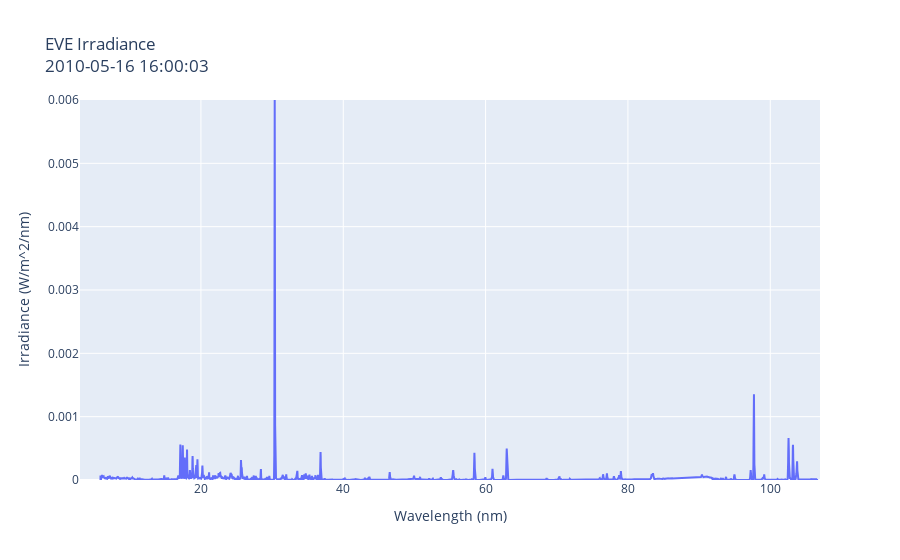

Notebook code cell kept with this figure:
### Code cell
eve_data=scipy.io.readsav(eve_full_files[400])
wavelength_list_full=eve_data['wavelength']

# Extracting the relevant data
a=eve_data['irradiance'][0]
t=time_converter(eve_data['yyyydoy'][0],eve_data['sod_time'][0])


# Creating a figure using Plotly Graph Objects
fig = go.Figure(data=go.Scatter(x=wavelength_list_full[:],y=a[:], mode='lines'))

fig.update_yaxes(#title_text="Stddev (nm)",
              range=[0, 0.006],
                )
fig.update_layout(title_text="EVE Irradiance"+'<br>'+t.strftime('%Y-%m-%d %H:%M:%S'),
                  xaxis_title="Wavelength (nm)",
                  yaxis_title="Irradiance (W/m^2/nm)",
                  )
# fig.write_html('output/full_band_spectrum/overview1.html')

### Figure 1 — Plotly figure (JSON) as saved in the notebook; plotly's stock layout.template omitted (floating-point values rounded to 4 significant figures; data arrays with more than 128 entries replaced by an {"elided": "..."} marker saying what was removed)
{"data": [{"mode": "lines", "type": "scatter", "x": {"elided": "5200 float values"}, "y": {"elided": "5200 float values"}}], "layout": {"title": {"text": "EVE Irradiance<br>2010-05-16 16:00:03"}, "xaxis": {"title": {"text": "Wavelength (nm)"}}, "yaxis": {"range": [0, 0.006], "title": {"text": "Irradiance (W/m^2/nm)"}}}}
